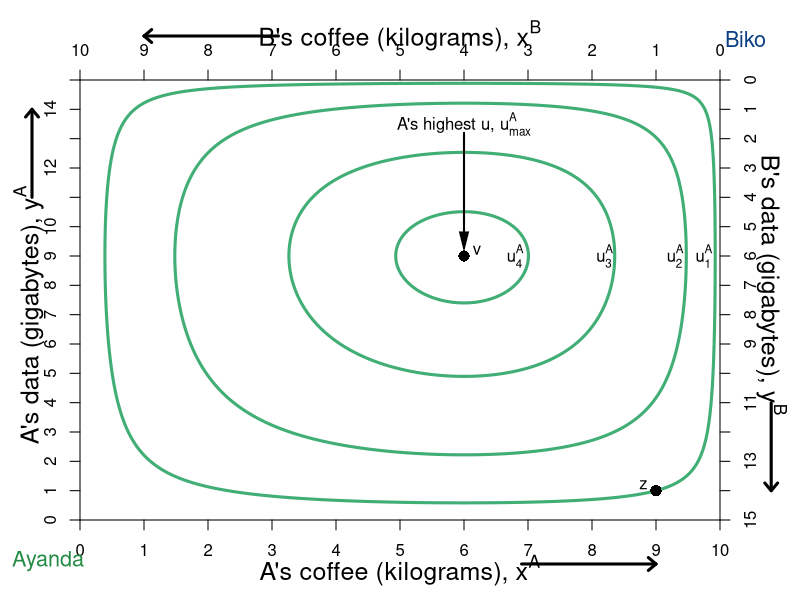

Recreate this plot in R.
require(shape)
pdf(file = "property/property_hg_only.pdf", width = 9, height = 7)

#Set parameters for graphics
axislabelsize <- 1.5
graphlinewidth <- 3
namesize <- 1.3

COL <- c("#7fc97f", "#beaed4", "#fdc086", "#ffff99", "#386cb0", "#f0027f", "#bf5b17", "#666666")
COLA <- c("#99d8c9","#66c2a4","#41ae76", "#238b45", "#005824")
COLB <- c("#4eb3d3", "#2b8cbe", "#0868ac","#084081")

par(mar =  c(4, 4, 4, 4))

uA <- function(x, y, alpha = 0.5, lambda = 0.4) {
  (x^(alpha)*y^(1 - alpha))^(1-lambda)*((10 - x)^(alpha)*(15 - y)^(1 - alpha))^lambda
}

uB <- function(x, y) {
  (10 - x)^(0.5)*(15 - y)^(0.5)
}

xlims <- c(0, 10)
ylims <- c(0, 15)

npts <- 501 
x <- seq(xlims[1], xlims[2], length.out = npts)
y <- seq(ylims[1], ylims[2], length.out = npts) 



#For B we need a utility where xA = 5.88, ya = 8.82 => corresponds to 1.618 above

plot(0, 0, xlim = xlims, ylim = ylims, type = "n",
     xlab = expression(paste("")),
     ylab = expression(paste("")), 
     xaxt = "n", 
     yaxt = "n", 
     cex.lab = axislabelsize, 
     bty = "n",
     xaxs="i", 
     yaxs="i")

ticksy <- seq(from = 0, to = 15, by = 1)
ylabels <- seq(from = 0, to = 15, by = 1)
ticksx <- seq(from = 0, to = 10, by = 1)
xlabels <- seq(from = 0, to = 10, by = 1)
axis(1, at = ticksx, pos = 0, labels = xlabels)
axis(2, at = ticksy, pos = 0, labels = ylabels, las = 0)

#a <- c(uA(9,1) - 1, uA(9,1), uA(9,1) + 2, uA(9,1), uA(9,1) + 3, uA(9,1) + 4, uA(9,1) + 5, uA(9,1) + 6, uA(9,1) + 6.6,  uA(9,1) + 7)
a <- c(uA(9,1), uA(9,1) + 1.5, uA(9,1) + 2.5,  uA(9,1) + 2.9)

contour(x, y, 
        outer(x, y, uA),
        drawlabels = FALSE,
        col = COLA[3],
        lwd = graphlinewidth,
        levels = a, 
        xaxs="i", 
        yaxs="i", 
        add = TRUE) 

mtext(expression(paste("A's coffee (kilograms), ", x^A)), side=1, line = 2.5, cex = axislabelsize)
text(-0.8, 7, expression(paste("A's data (gigabytes), ", y^A)), xpd = TRUE, cex = axislabelsize, srt = 90) 

#Add arrows:
arrows(-0.75, 11, -0.75, 14, xpd = TRUE, length=0.1,angle=40,lwd=3)
arrows(6.9, -1.5, 9, -1.5, xpd = TRUE, length=0.1,angle=40,lwd=3)

# segments(0, 0, 6, 9, lty = 1, col = COL[2] , lwd = graphlinewidth)
# text(3.8, 4.3, expression("Pareto-efficient"))
# text(3.8, 3.8, expression("Curve"))
# Arrows(3.8, 4.5, 3.8, 5.2, col = "black", lty = 1, lwd = 2, arr.type = "triangle", arr.lwd = 0.5)

#Label the iso-welfare functions for the HG, Aisha
text(9.75, 9, expression(u[1]^A))
text(9.3, 9, expression(u[2]^A))
text(8.2, 9, expression(u[3]^A))
text(6.8, 9, expression(u[4]^A))

#Label the indifference curves for the HE, Betty
# text(1.3, 13, expression(u[1]^B))
# text(1.3, 11.8, expression(u[2]^B))
# text(1.3, 10.7, expression(u[3]^B))
# text(1.3, 8.4, expression(u[4]^B))
# text(1.3, 1.1, expression(u[5]^B))

#A's bliss point - 3.1073 is the value of u
# points(5.88, 8.82, pch = 16, col = "black", cex = 1.5)
text(6, 13.5, expression(paste("A's highest u, ", u[max]^A)))
Arrows(6, 13.2, 6, 9.5, col = "black", lty = 1, lwd = 2, arr.type = "triangle", arr.lwd = 0.5)

#Label point i. 
# points(5, 7.5, pch = 16, col = "black", cex = 1.5)
# text(5, 7.1, expression(paste(i)))
# 

text(-0.5, -1.4, expression("Ayanda"), xpd = TRUE, cex = namesize, col = COLA[4])
text(10.4, 16.4, expression("Biko"), xpd = TRUE, cex = namesize, col = COLB[4])

par(new = TRUE)

#Use the same x and ylims as previously, but with locations switched
xlims2 <- c(10, 0)
ylims2 <- c(15, 0)

#Leave the ylab and xlab blank to ensure no axes titles
plot(0, 0, xlim = xlims2, ylim = ylims2, type = "n",
     xlab = expression(paste("")),
     ylab = expression(paste("")),
     xaxt = "n", 
     yaxt = "n", 
     cex.lab = 1.3, 
     bty = "n",
     xaxs="i", 
     yaxs="i")

uB <- function(x, y, alpha = 0.5, lambda = 0) {
  (x^(alpha)*y^(1 - alpha))^(1-lambda)*((10 - x)^(alpha)*(15 - y)^(1 - alpha))^lambda
}

b <- c(uB(1,14), uB(1,14) + 1.16, uB(1,14) + 2.08, uB(1,14) + 3.58, uB(1,14) + 7.03)

# contour(x, y, 
#         outer(x, y, uB),
#         drawlabels = FALSE,
#         col = COLB[2],
#         lwd = graphlinewidth,
#         levels = b, 
#         add = TRUE
# ) 


# #Label two points for comparison
points(1, 14, pch = 16, col = "black", cex = 1.5)
text(1.2, 13.8, expression(paste(z)))

# #Label two points for comparison
points(0.4*10, 0.4*15, pch = 16, col = "black", cex = 1.5)
text(0.4*10-0.2, 0.4*15-0.2,expression(paste(v)))



# points(8.8, (3/2)*8.8, pch = 16, col = "black", cex = 1.5)
# text(8.8, (3/2)*8.8 - 0.5, expression(paste(j)))
# 
# points(0.4, (3/2)*0.4, pch = 16, col = "black", cex = 1.5)
# text(0.4 + 0.2, (3/2)*0.4 + 0.2, expression(paste(k)))

#Set up axes at sides 3 and 4 (top and right)
axis(side = 3, at = ticksx, pos = 0, labels = xlabels)
axis(side = 4, at = ticksy, pos = 0, labels = ylabels, las = 0)
text(5, -1.5, expression(paste("B's coffee (kilograms), ", x^B)), xpd = TRUE, cex = axislabelsize)
text(-0.8, 7, expression(paste("B's data (gigabytes), ", y^B)), xpd = TRUE, cex = axislabelsize, srt = 270) 

#Add arrows:
arrows(-0.8, 11, -0.8, 14, xpd = TRUE, length=0.1,angle=40,lwd=3)
arrows(6.9, -1.5, 9, -1.5, xpd = TRUE, length=0.1,angle=40,lwd=3)


dev.off()
